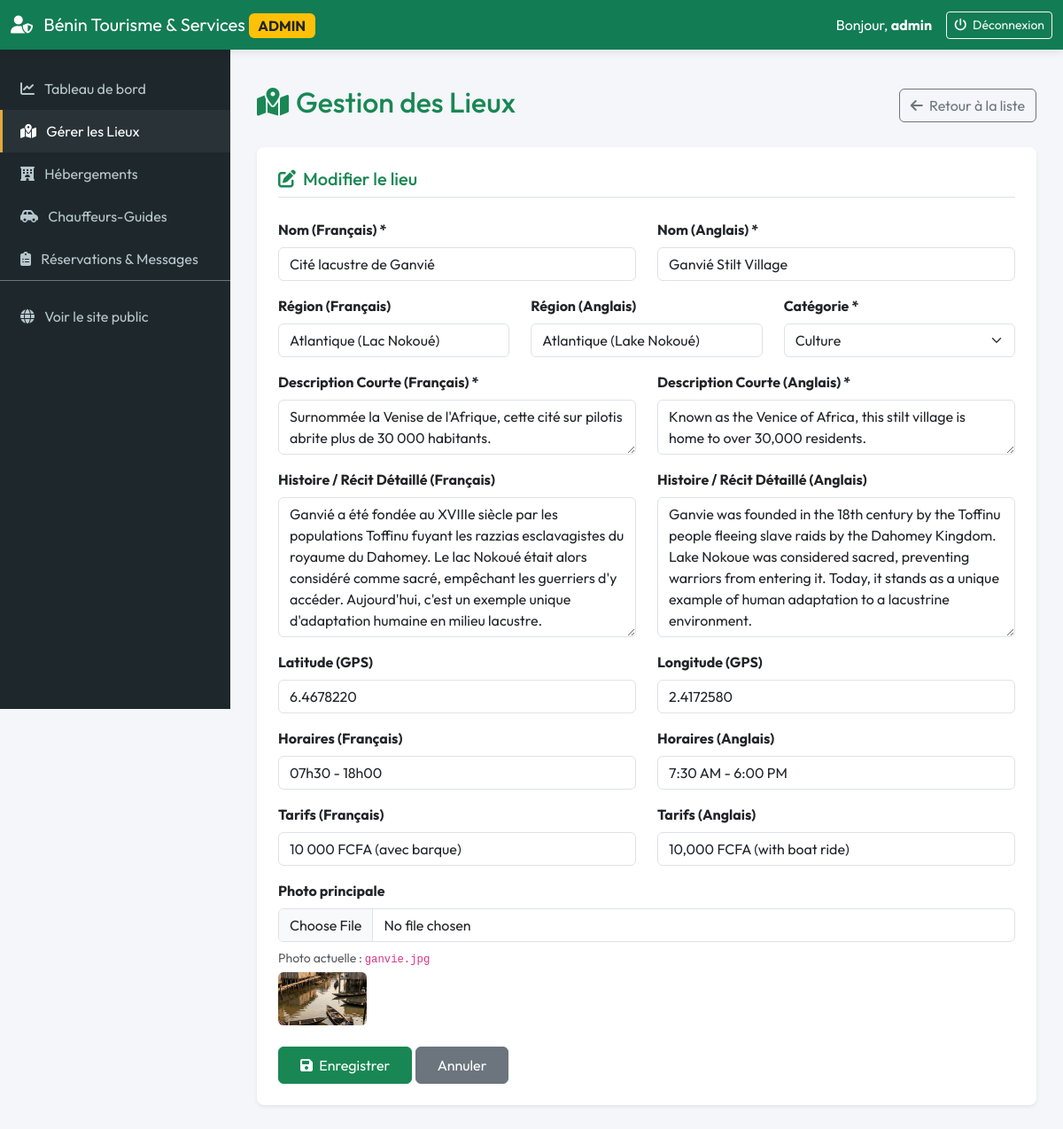
The app's page /admin/lieux.php?action=edit&id=1 (signed in) with its own data.
### tables this page shows
CREATE TABLE lieux (
  id INT AUTO_INCREMENT PRIMARY KEY,
  nom_fr VARCHAR(150) NOT NULL,
  nom_en VARCHAR(150) NOT NULL,
  region_fr VARCHAR(100) NOT NULL,
  region_en VARCHAR(100) NOT NULL,
  categorie VARCHAR(50) NOT NULL,  
  description_courte_fr VARCHAR(255) NOT NULL,
  description_courte_en VARCHAR(255) NOT NULL,
  histoire_fr TEXT,
  histoire_en TEXT,
  photo_principale VARCHAR(255),
  latitude DECIMAL(10,7),
  longitude DECIMAL(10,7),
  horaires_fr VARCHAR(100),
  horaires_en VARCHAR(100),
  tarif_fr VARCHAR(50),
  tarif_en VARCHAR(50),
  date_creation TIMESTAMP DEFAULT CURRENT_TIMESTAMP,
  INDEX idx_lieux_categorie (categorie),
  INDEX idx_lieux_region_fr (region_fr),
  INDEX idx_lieux_region_en (region_en)
);

### includes/fonctions.php (called while the page is built, shortened)
<?php
function e($text) {
    return htmlspecialchars($text ?? '', ENT_QUOTES, 'UTF-8');
}
function get_image_url($img_name, $category = 'Culture') {
    $lieux_mapping = [
        'ganvie.jpg'         => 'assets/images/lieux/cité_ganvier.jpg',
        'abomey.jpg'         => 'assets/images/lieux/palais_abomey.jpg',
        'route_esclaves.jpg' => 'assets/images/lieux/porte_non_retour.jpg',
        'pendjari.jpg'       => 'assets/images/lieux/parc_national_pendjary.jpg',
        'grand_popo.jpg'     => 'assets/images/lieux/route_des_peches.jpg',
        'temple_pythons.jpg' => 'assets/images/lieux/temple_des_python.jpg',
    ];
    if (!empty($img_name) && isset($lieux_mapping[$img_name])) {
        $mapped = $lieux_mapping[$img_name];
        if (file_exists(__DIR__ . '/../' . $mapped)) {
            return $mapped;
        }
    }
    $placeholders = [
        'Culture'           => 'https://images.unsplash.com/photo-1599946347371-68eb71b16afc?auto=format&fit=crop&w=800&q=80',
        'Nature'            => 'https://images.unsplash.com/photo-1547471080-7cc2caa01a7e?auto=format&fit=crop&w=800&q=80',
        'Plage'             => 'https://images.unsplash.com/photo-1507525428034-b723cf961d3e?auto=format&fit=crop&w=800&q=80',
        'Spiritualité'      => 'https://images.unsplash.com/photo-1609137144813-7d722ef2049e?auto=format&fit=crop&w=800&q=80',
        'Hôtel'             => 'https://images.unsplash.com/photo-1566073771259-6a8506099945?auto=format&fit=crop&w=800&q=80',
        'Auberge'           => 'https://images.unsplash.com/photo-1520250497591-112f2f40a3f4?auto=format&fit=crop&w=800&q=80',
        "Maison d'hôtes"    => 'https://images.unsplash.com/photo-1540555700478-4be289fbecef?auto=format&fit=crop&w=800&q=80',
        'guide'             => 'https://images.unsplash.com/photo-1488646953014-85cb44e25828?auto=format&fit=crop&w=800&q=80',
    ];
    return $placeholders[$category] ?? $placeholders['Culture'];
}

### admin/lieux.php (the view, shortened to what this page needs)
<?php
require_once 'header.php';
$action = isset($_GET['action']) ? $_GET['action'] : 'list';
$id = isset($_GET['id']) ? (int)$_GET['id'] : 0;
?>
<div class="d-flex justify-content-between align-items-center mb-4">
    <h1 class="h2 text-success"><i class="fa-solid fa-map-location-dot me-2"></i>Gestion des Lieux</h1>
    <?php if ($action === 'list'): ?>
        <a href="?action=add" class="btn btn-success"><i class="fa-solid fa-plus me-1"></i> Ajouter un Lieu</a>
    <?php else: ?>
        <a href="?action=list" class="btn btn-outline-secondary"><i class="fa-solid fa-arrow-left me-1"></i> Retour à la liste</a>
    <?php endif; ?>
</div>
<?php if ($action === 'list'):
    $stmt = $pdo->query("SELECT * FROM lieux ORDER BY nom_fr ASC");
    $lieux = $stmt->fetchAll();
?>
    <div class="card border-0 shadow-sm rounded-3">
        <div class="card-body p-0">
            <div class="table-responsive">
                <table class="table table-hover align-middle mb-0">
                    <thead class="table-light">
                        <tr>
                            <th style="width: 80px;">Photo</th>
                            <th>Nom (FR/EN)</th>
                            <th>Région (FR/EN)</th>
                            <th>Catégorie</th>
                            <th style="width: 150px;" class="text-end">Actions</th>
                        </tr>
                    </thead>
                    <tbody>
                        <?php if (!empty($lieux)): ?>
                            <?php foreach ($lieux as $l): ?>
                                <tr>
                                    <td>
                                        <img src="<?= get_image_url($l['photo_principale'], $l['categorie']) ?>" class="rounded" style="width: 60px; height: 40px; object-fit: cover;">
                                    </td>
                                    <td>
                                        <div class="fw-bold"><?= e($l['nom_fr']) ?></div>
                                        <small class="text-muted"><?= e($l['nom_en']) ?></small>
                                    </td>
                                    <td>
                                        <div><?= e($l['region_fr']) ?></div>
                                        <small class="text-muted"><?= e($l['region_en']) ?></small>
                                    </td>
                                    <td><span class="badge bg-success"><?= e($l['categorie']) ?></span></td>
                                    <td class="text-end">
                                        <a href="?action=edit&id=<?= $l['id'] ?>" class="btn btn-sm btn-outline-primary me-1" title="Modifier">
                                            <i class="fa-solid fa-pencil"></i>
                                        </a>
                                        <a href="?action=delete&id=<?= $l['id'] ?>" class="btn btn-sm btn-outline-danger" title="Supprimer" onclick="return confirm('Êtes-vous sûr de vouloir supprimer ce lieu ?')">
                                            <i class="fa-solid fa-trash"></i>
                                        </a>
                                    </td>
                                </tr>
                            <?php endforeach; ?>
                        <?php else: ?>
                            <tr>
                                <td colspan="5" class="text-center py-4 text-muted">Aucun lieu enregistré.</td>
                            </tr>
                        <?php endif; ?>
                    </tbody>
                </table>
            </div>
        </div>
    </div>
<?php elseif ($action === 'add' || $action === 'edit'):
    $l = [
        'nom_fr' => '', 'nom_en' => '', 'region_fr' => '', 'region_en' => '',
        'categorie' => 'Culture', 'description_courte_fr' => '', 'description_courte_en' => '',
        'histoire_fr' => '', 'histoire_en' => '', 'photo_principale' => '',
        'latitude' => '', 'longitude' => '', 'horaires_fr' => '', 'horaires_en' => '',
        'tarif_fr' => '', 'tarif_en' => ''
    ];
    if ($action === 'edit' && $id > 0) {
        $stmt = $pdo->prepare("SELECT * FROM lieux WHERE id = ?");
        $stmt->execute([$id]);
        $res = $stmt->fetch();
        if ($res) {
            $l = $res;
        }
    }
?>
    <div class="card border-0 shadow-sm rounded-3">
        <div class="card-body p-4">
            <h3 class="card-title h5 text-success mb-4 border-bottom pb-2">
                <i class="fa-solid fa-pen-to-square me-2"></i><?= $action === 'add' ? 'Ajouter un nouveau lieu' : 'Modifier le lieu' ?>
            </h3>
            <form method="POST" enctype="multipart/form-data">
                <div class="row">
                    <div class="col-md-6 mb-3">
                        <label class="form-label fw-bold">Nom (Français) *</label>
                        <input type="text" name="nom_fr" class="form-control" value="<?= e($l['nom_fr']) ?>" required>
                    </div>
                    <div class="col-md-6 mb-3">
                        <label class="form-label fw-bold">Nom (Anglais) *</label>
                        <input type="text" name="nom_en" class="form-control" value="<?= e($l['nom_en']) ?>" required>
                    </div>
                </div>
                <div class="row">
                    <div class="col-md-4 mb-3">
                        <label class="form-label fw-bold">Région (Français)</label>
                        <input type="text" name="region_fr" class="form-control" value="<?= e($l['region_fr']) ?>">
                    </div>
                    <div class="col-md-4 mb-3">
                        <label class="form-label fw-bold">Région (Anglais)</label>
                        <input type="text" name="region_en" class="form-control" value="<?= e($l['region_en']) ?>">
                    </div>
                    <div class="col-md-4 mb-3">
                        <label class="form-label fw-bold">Catégorie *</label>
                        <select name="categorie" class="form-select" required>
                            <option value="Culture" <?= $l['categorie'] === 'Culture' ? 'selected' : '' ?>>Culture</option>
                        </select>
                    </div>
                </div>
                <div class="row">
                    <div class="col-md-6 mb-3">
                        <label class="form-label fw-bold">Description Courte (Français) *</label>
                        <textarea name="description_courte_fr" class="form-control" rows="2" maxlength="255" required><?= e($l['description_courte_fr']) ?></textarea>
                    </div>
                    <div class="col-md-6 mb-3">
                        <label class="form-label fw-bold">Description Courte (Anglais) *</label>
                        <textarea name="description_courte_en" class="form-control" rows="2" maxlength="255" required><?= e($l['description_courte_en']) ?></textarea>
                    </div>
                </div>
                <div class="row">
                    <div class="col-md-6 mb-3">
                        <label class="form-label fw-bold">Histoire / Récit Détaillé (Français)</label>
                        <textarea name="histoire_fr" class="form-control" rows="6"><?= e($l['histoire_fr']) ?></textarea>
                    </div>
                    <div class="col-md-6 mb-3">
                        <label class="form-label fw-bold">Histoire / Récit Détaillé (Anglais)</label>
                        <textarea name="histoire_en" class="form-control" rows="6"><?= e($l['histoire_en']) ?></textarea>
                    </div>
                </div>
                <div class="row">
                    <div class="col-md-6 mb-3">
                        <label class="form-label fw-bold">Latitude (GPS)</label>
                        <input type="number" step="0.0000001" name="latitude" class="form-control" value="<?= e($l['latitude']) ?>" placeholder="Ex: 6.467822">
                    </div>
                    <div class="col-md-6 mb-3">
                        <label class="form-label fw-bold">Longitude (GPS)</label>
                        <input type="number" step="0.0000001" name="longitude" class="form-control" value="<?= e($l['longitude']) ?>" placeholder="Ex: 2.417258">
                    </div>
                </div>
                <div class="row">
                    <div class="col-md-6 mb-3">
                        <label class="form-label fw-bold">Horaires (Français)</label>
                        <input type="text" name="horaires_fr" class="form-control" value="<?= e($l['horaires_fr']) ?>" placeholder="Ex: 08h00 - 18h00">
                    </div>
                    <div class="col-md-6 mb-3">
                        <label class="form-label fw-bold">Horaires (Anglais)</label>
                        <input type="text" name="horaires_en" class="form-control" value="<?= e($l['horaires_en']) ?>" placeholder="Ex: 8:00 AM - 6:00 PM">
                    </div>
                </div>
                <div class="row">
                    <div class="col-md-6 mb-3">
                        <label class="form-label fw-bold">Tarifs (Français)</label>
                        <input type="text" name="tarif_fr" class="form-control" value="<?= e($l['tarif_fr']) ?>" placeholder="Ex: 5 000 FCFA">
                    </div>
                    <div class="col-md-6 mb-3">
                        <label class="form-label fw-bold">Tarifs (Anglais)</label>
                        <input type="text" name="tarif_en" class="form-control" value="<?= e($l['tarif_en']) ?>" placeholder="Ex: 5,000 FCFA">
                    </div>
                </div>
                <div class="mb-4">
                    <label class="form-label fw-bold">Photo principale</label>
                    <input type="file" name="photo_principale" class="form-control">
                    <?php if (!empty($l['photo_principale'])): ?>
                        <div class="mt-2 small text-muted">
                            Photo actuelle : <code><?= e($l['photo_principale']) ?></code>
                            <br>
                            <img src="<?= get_image_url($l['photo_principale'], $l['categorie']) ?>" class="rounded mt-1" style="width: 100px; height: 60px; object-fit: cover;">
                        </div>
                    <?php endif; ?>
                </div>
                <div>
                    <button type="submit" class="btn btn-success px-4 py-2"><i class="fa-solid fa-save me-1"></i> Enregistrer</button>
                    <a href="?action=list" class="btn btn-secondary px-4 py-2">Annuler</a>
                </div>
            </form>
        </div>
    </div>
<?php endif; ?>
<?php require_once 'footer.php'; ?>

### records on screen
lieux: nom_fr "Cité lacustre de Ganvié", nom_en "Ganvié Stilt Village", region_fr "Atlantique (Lac Nokoué)", region_en "Atlantique (Lake Nokoué)", categorie "Culture", description_courte_fr "Surnommée la Venise de l'Afrique, cette cité sur pilotis abrite plus de 30 000 habitants.", description_courte_en "Known as the Venice of Africa, this stilt village is home to over 30,000 residents.", histoire_fr "Ganvié a été fondée au XVIIIe siècle par les populations Toffinu fuyant les razzias esclavagistes du royaume du Dahomey. Le lac Nokoué était alors considéré comme sacré, empêchant les guerriers d'y accéder. Aujourd'hui, c'est un exemple unique d'adaptation humaine en milieu lacustre.", histoire_en "Ganvie was founded in the 18th century by the Toffinu people fleeing slave raids by the Dahomey Kingdom. Lake Nokoue was considered sacred, preventing warriors from entering it. Today, it stands as a unique example of human adaptation to a lacustrine environment.", latitude "6.4678220", longitude "2.4172580", horaires_fr "07h30 - 18h00", horaires_en "7:30 AM - 6:00 PM", tarif_fr "10 000 FCFA (avec barque)", tarif_en "10,000 FCFA (with boat ride)", photo_principale "ganvie.jpg"

### other values on screen
$_SESSION['admin_username'] "admin"
